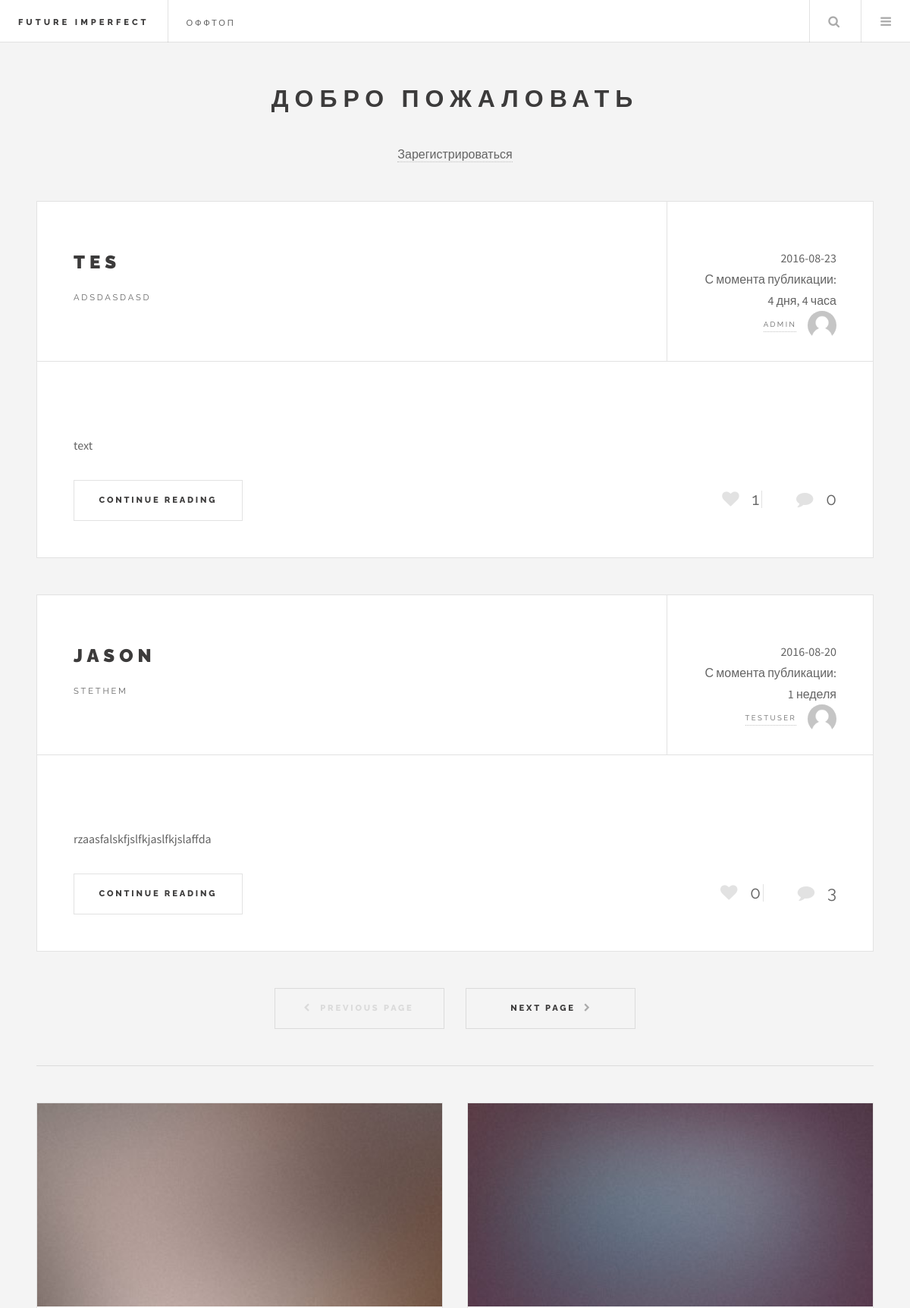
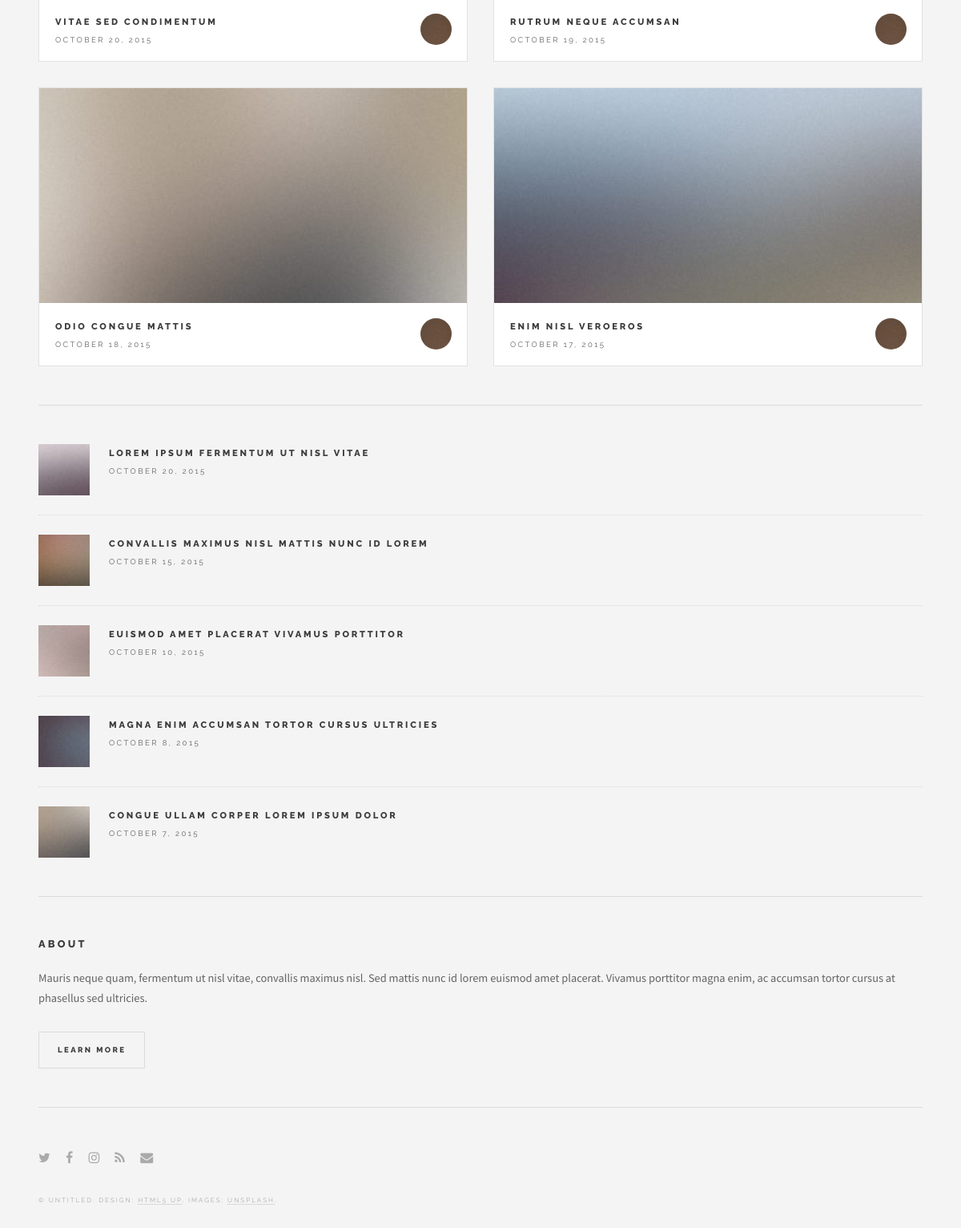
The page / on the database its author committed (2 pictures, top to bottom).
### blog/models.py (models this page shows, shortened)
class Post(models.Model):
    author = models.ForeignKey(settings.AUTH_USER_MODEL, default=1)
    title = models.CharField(max_length=20, verbose_name='Заголовок')
    about = models.CharField(max_length=40, verbose_name='Описание')
    message = models.TextField(verbose_name='Текст')
    likes_post = models.IntegerField(default=0)
    image = models.ImageField(null=True,
                              blank=True,
                              upload_to=upload_url,
                              verbose_name='Постер',
                              width_field="width_field",
                              height_field="heigth_field"
                              )
    width_field = models.IntegerField(null=True,default=0)
    heigth_field = models.IntegerField(null=True,default=0)
    created_date = models.DateTimeField(default=timezone.now)
    def get_count_lk(self):
        return get_count_likes(self.id,Post)
    def get_count_com(self):
        return get_count_comment(self.id)
    def get_absolute_url(self):
        return reverse("article", kwargs={'article_id': self.id})
    class Meta:
        ordering = ['-created_date']

### blog/views.py (the view)
# urls.py: url(r'^$', views.front,name='posts'),
def front(request,page_number=1):
    comment_count = Comment.objects.count()
    objects = Post.objects.all()
    search = request.GET.get('q')
    if search:
        objects = Post.objects.filter(title__icontains=search)
    current_page = Paginator(objects,count_page)
    return render(request,'posts.html',{'objects':current_page.page(page_number),'comment_count':comment_count})

### blog/models.py (called while the page is built)
def get_count_likes(id,model):
    return Likes.objects.filter(content_type=ContentType.objects.get_for_model(model),object_id=id).count()

def get_count_comment(id):
    return Comment.objects.filter(comment_post=id).count()

### blog/templates/posts.html (shortened to what this page needs)
{% extends 'base.html' %}
{% block search_posts %}
<li class="search">
<a class="fa-search" href="#search">Search</a>
</li>
{% endblock %}
{% block content %}
    {% for post in objects %}
<article class="post">
    <header>
        <div class="title">
            <h2><a href="{{ post.get_absolute_url }}">{{ post.title }}</a></h2>
            <p>{{ post.about }}</p>
        </div>
        <div class="meta">
            {{ post.created_date|date:'Y-m-d' }}<br>С момента публикации:<br>{{ post.created_date|timesince }}<br>
            <a href="{{ post.get_absolute_url }}delete/" class="author"><span class="name">{{ post.author }}</span><img src="/static/images/av_undef.png" alt="" /></a>
        </div>
    </header>
    <p>{{ post.message|truncatewords:100 }}</p>
    <footer>
        <ul class="actions">
            <li><a href="{% url 'article' post.id %}" class="button big">Continue Reading</a></li>
        </ul>
        <ul class="stats">
            <li><a id="like_id{{ post.id }}" onclick="postlike({{ post.id }})" class="icon fa-heart">{{ post.get_count_lk }}</a></li>
            <li><a class="icon fa-comment">{{ post.get_count_com }}</a></li>
        </ul>
    </footer>
</article>
{% endfor %}
{% endblock %}
{% block pagination %}
    <ul class="actions pagination">
        {% if objects.has_other_pages %}
            {% if objects.has_previous %}
                <li><a href="{% url 'current_page' objects.previous_page_number %}" class="button big previous">Previous Page</a> </li>
            {% else %}
                <li><a href="" class="disabled button big previous">Previous Page</a></li>
            {% endif %}
            {% if objects.has_next %}
                <li><a href="{% url 'current_page' objects.next_page_number %}" class="button big next">Next Page</a></li>
            {% else %}
                <li><a href="" class="disabled button big next">Next Page</a></li>
            {% endif %}
        {% endif %}
    </ul>
{% endblock %}

### blog/templates/base.html (shortened to what this page needs)
<!DOCTYPE HTML>
<html>
	<head>
		<link rel="stylesheet" href="/static/assets/css/main.css" />
        <link rel="stylesheet" href="/static/WOW/css/libs/animate.css">
	</head>
	<body>
			<div id="wrapper">
					<header id="header">
						<h1><a href="/">Future Imperfect</a></h1>
						<nav class="links">
							<ul>
								<li><a href="{% url 'offtop' %}">ОФФТОП</a></li>
							</ul>
						</nav>
						<nav class="main">
							<ul>
								{% block search_posts %}
                                {% endblock %}
								<li class="menu">
									<a class="fa-bars" href="#menu">Menu</a>
								</li>
							</ul>
						</nav>
					</header>
					<div id="main">
                        {% block content %}
                        {% endblock %}
                        {% block pagination %}
                        {% endblock %}
					</div>
					<section id="sidebar">
                        {% block myprof %}
							<section id="intro">
								<header>
									<h2>Добро пожаловать</h2>
                                    {% if request.user.is_authenticated %}
									<p>Ссылка на ваш профиль: <a href="{% url 'userprofile'  request.user.username %}">{{ request.user.username }}</a></p>
                                    {% else %}
                                        <a href="{% url 'reg' %}">Зарегистрироваться</a>
                                    {% endif %}
								</header>
							</section>
                        {% endblock %}
							<section>
								<div class="mini-posts">
										<article class="mini-post">
											<header>
												<h3><a href="#">Vitae sed condimentum</a></h3>
												<time class="published" datetime="2015-10-20">October 20, 2015</time>
												<a href="#" class="author"><img src="/static/images/avatar.jpg" alt="" /></a>
											</header>
											<a href="#" class="image"><img src="/static/images/pic04.jpg" alt="" /></a>
										</article>
										<article class="mini-post">
											<header>
												<h3><a href="#">Rutrum neque accumsan</a></h3>
												<time class="published" datetime="2015-10-19">October 19, 2015</time>
												<a href="#" class="author"><img src="/static/images/avatar.jpg" alt="" /></a>
											</header>
											<a href="#" class="image"><img src="/static/images/pic05.jpg" alt="" /></a>
										</article>
										<article class="mini-post">
											<header>
												<h3><a href="#">Odio congue mattis</a></h3>
												<time class="published" datetime="2015-10-18">October 18, 2015</time>
												<a href="#" class="author"><img src="/static/images/avatar.jpg" alt="" /></a>
											</header>
											<a href="#" class="image"><img src="/static/images/pic06.jpg" alt="" /></a>
										</article>
										<article class="mini-post">
											<header>
												<h3><a href="#">Enim nisl veroeros</a></h3>
												<time class="published" datetime="2015-10-17">October 17, 2015</time>
												<a href="#" class="author"><img src="/static/images/avatar.jpg" alt="" /></a>
											</header>
											<a href="#" class="image"><img src="/static/images/pic07.jpg" alt="" /></a>
										</article>
								</div>
							</section>
							<section>
								<ul class="posts">
									<li>
										<article>
											<header>
												<h3><a href="#">Lorem ipsum fermentum ut nisl vitae</a></h3>
												<time class="published" datetime="2015-10-20">October 20, 2015</time>
											</header>
											<a href="#" class="image"><img src="/static/images/pic08.jpg" alt="" /></a>
										</article>
									</li>
									<li>
										<article>
											<header>
												<h3><a href="#">Convallis maximus nisl mattis nunc id lorem</a></h3>
												<time class="published" datetime="2015-10-15">October 15, 2015</time>
											</header>
											<a href="#" class="image"><img src="/static/images/pic09.jpg" alt="" /></a>
										</article>
									</li>
									<li>
										<article>
											<header>
												<h3><a href="#">Euismod amet placerat vivamus porttitor</a></h3>
												<time class="published" datetime="2015-10-10">October 10, 2015</time>
											</header>
											<a href="#" class="image"><img src="/static/images/pic10.jpg" alt="" /></a>
										</article>
									</li>
									<li>
										<article>
											<header>
												<h3><a href="#">Magna enim accumsan tortor cursus ultricies</a></h3>
												<time class="published" datetime="2015-10-08">October 8, 2015</time>
											</header>
											<a href="#" class="image"><img src="/static/images/pic11.jpg" alt="" /></a>
										</article>
									</li>
									<li>
										<article>
											<header>
												<h3><a href="#">Congue ullam corper lorem ipsum dolor</a></h3>
												<time class="published" datetime="2015-10-06">October 7, 2015</time>
											</header>
											<a href="#" class="image"><img src="/static/images/pic12.jpg" alt="" /></a>
										</article>
									</li>
								</ul>
							</section>
							<section class="blurb">
								<h2>About</h2>
								<p>Mauris neque quam, fermentum ut nisl vitae, convallis maximus nisl. Sed mattis nunc id lorem euismod amet placerat. Vivamus porttitor magna enim, ac accumsan tortor cursus at phasellus sed ultricies.</p>
								<ul class="actions">
									<li><a href="#" class="button">Learn More</a></li>
								</ul>
							</section>
							<section id="footer">
								<ul class="icons">
									<li><a href="#" class="fa-twitter"><span class="label">Twitter</span></a></li>
									<li><a href="#" class="fa-facebook"><span class="label">Facebook</span></a></li>
									<li><a href="#" class="fa-instagram"><span class="label">Instagram</span></a></li>
									<li><a href="#" class="fa-rss"><span class="label">RSS</span></a></li>
									<li><a href="#" class="fa-envelope"><span class="label">Email</span></a></li>
								</ul>
								<p class="copyright">&copy; Untitled. Design: <a href="http://html5up.net">HTML5 UP</a>. Images: <a href="http://unsplash.com">Unsplash</a>.</p>
							</section>
					</section>
			</div>
	</body>
</html>

### rows shown on the page
Post: title "TES", about "ADSDASDASD", created_date "2016-08-23", created_date "4 дня, 4 часа", author "ADMIN", message "text", get_count_lk "1", get_count_com "0"
Post: title "JASON", about "STETHEM", created_date "2016-08-20", created_date "1 неделя", author "TESTUSER", message "rzaasfalskfjslfkjaslfkjslaffda", get_count_lk "0", get_count_com "3"
